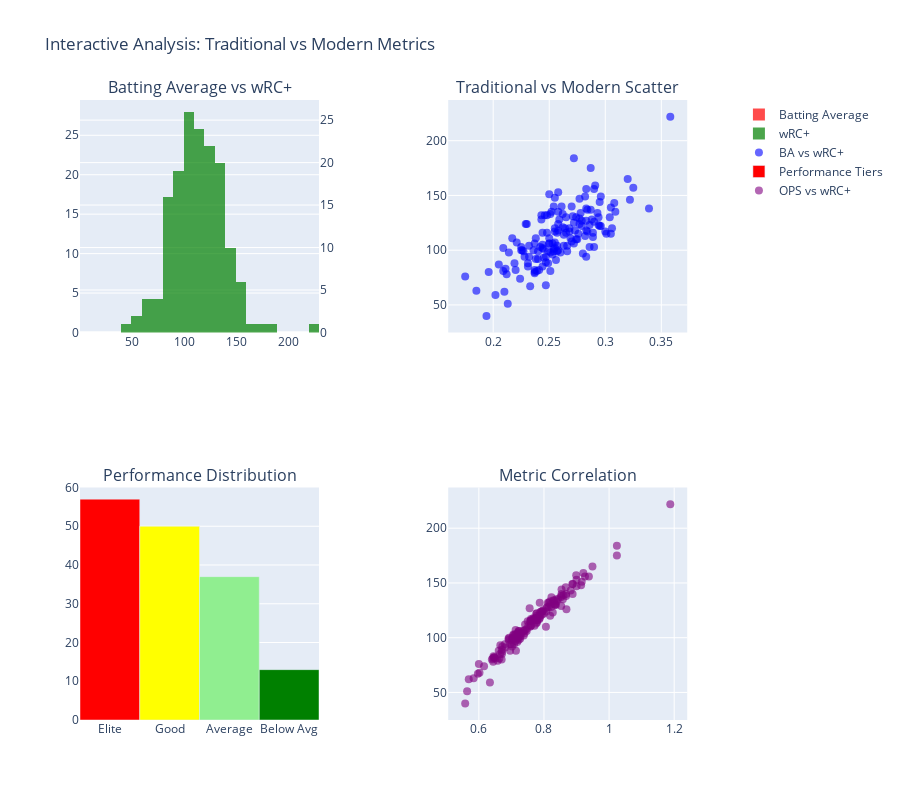

Notebook cell for this chart:
### Markdown cell above
### Interactive Distribution Comparison

Let's create an interactive comparison using Plotly to better understand the distributions.

### Code cell
# Create interactive distribution comparison for hitting
if 'AVG' in hitting_2025.columns and 'wRC+' in hitting_2025.columns:
    fig = make_subplots(
        rows=2, cols=2,
        subplot_titles=('Batting Average vs wRC+', 'Traditional vs Modern Scatter', 
                       'Performance Distribution', 'Metric Correlation'),
        specs=[[{"secondary_y": True}, {"type": "scatter"}],
               [{"type": "histogram"}, {"type": "scatter"}]]
    )
    
    # Add distribution plots
    fig.add_trace(
        go.Histogram(x=hitting_2025['AVG'], name='Batting Average', opacity=0.7, nbinsx=30, marker_color='red'),
        row=1, col=1
    )
    fig.add_trace(
        go.Histogram(x=hitting_2025['wRC+'], name='wRC+', opacity=0.7, nbinsx=30, marker_color='green', yaxis='y2'),
        row=1, col=1, secondary_y=True
    )
    
    # Add scatter plot comparison
    fig.add_trace(
        go.Scatter(
            x=hitting_2025['AVG'], 
            y=hitting_2025['wRC+'],
            mode='markers',
            name='BA vs wRC+',
            text=hitting_2025['Name'] if 'Name' in hitting_2025.columns else None,
            hovertemplate='<b>%{text}</b><br>BA: %{x:.3f}<br>wRC+: %{y:.0f}<extra></extra>',
            marker=dict(size=8, color='blue', opacity=0.6)
        ),
        row=1, col=2
    )
    
    # Performance tiers
    performance_tiers = pd.cut(hitting_2025['wRC+'], bins=[0, 80, 100, 120, 200], 
                              labels=['Below Avg', 'Average', 'Good', 'Elite'])
    tier_counts = performance_tiers.value_counts()
    
    fig.add_trace(
        go.Bar(
            x=tier_counts.index,
            y=tier_counts.values,
            name='Performance Tiers',
            marker_color=['red', 'yellow', 'lightgreen', 'green']
        ),
        row=2, col=1
    )
    
    # Create correlation matrix for available metrics
    if 'OPS' in hitting_2025.columns:
        fig.add_trace(
            go.Scatter(
                x=hitting_2025['OPS'],
                y=hitting_2025['wRC+'],
                mode='markers',
                name='OPS vs wRC+',
                marker=dict(size=8, color='purple', opacity=0.6),
                hovertemplate='OPS: %{x:.3f}<br>wRC+: %{y:.0f}<extra></extra>'
            ),
            row=2, col=2
        )
    
    fig.update_layout(
        title='Interactive Analysis: Traditional vs Modern Metrics',
        height=800,
        showlegend=True
    )
    
    fig.show()
    
    print("\n🎯 Interactive Features:")
    print("• Hover over data points to see player details")
    print("• Use zoom and pan to explore relationships")
    print("• Toggle traces on/off using the legend")
else:
    print("Required columns not available for interactive analysis")

### Figure 1 — Plotly figure (JSON) as saved in the notebook; plotly's stock layout.template omitted (floating-point values rounded to 4 significant figures; data arrays with more than 128 entries replaced by an {"elided": "..."} marker saying what was removed)
{"data": [{"marker": {"color": "red"}, "name": "Batting Average", "nbinsx": 30, "opacity": 0.7, "type": "histogram", "x": {"elided": "158 float values"}, "xaxis": "x", "yaxis": "y"}, {"marker": {"color": "green"}, "name": "wRC+", "nbinsx": 30, "opacity": 0.7, "type": "histogram", "x": {"elided": "158 int values"}, "xaxis": "x", "yaxis": "y2"}, {"hovertemplate": "<b>%{text}</b><br>BA: %{x:.3f}<br>wRC+: %{y:.0f}<extra></extra>", "marker": {"color": "blue", "opacity": 0.6, "size": 8}, "mode": "markers", "name": "BA vs wRC+", "text": {"elided": "158 str values"}, "type": "scatter", "x": {"elided": "158 float values"}, "xaxis": "x2", "y": {"elided": "158 int values"}, "yaxis": "y3"}, {"marker": {"color": ["red", "yellow", "lightgreen", "green"]}, "name": "Performance Tiers", "type": "bar", "x": ["Elite", "Good", "Average", "Below Avg"], "xaxis": "x3", "y": [57, 50, 37, 13], "yaxis": "y4"}, {"hovertemplate": "OPS: %{x:.3f}<br>wRC+: %{y:.0f}<extra></extra>", "marker": {"color": "purple", "opacity": 0.6, "size": 8}, "mode": "markers", "name": "OPS vs wRC+", "type": "scatter", "x": {"elided": "158 float values"}, "xaxis": "x4", "y": {"elided": "158 int values"}, "yaxis": "y5"}], "layout": {"annotations": [{"font": {"size": 16}, "showarrow": false, "text": "Batting Average vs wRC+", "x": 0.185, "xanchor": "center", "xref": "paper", "y": 1, "yanchor": "bottom", "yref": "paper"}, {"font": {"size": 16}, "showarrow": false, "text": "Traditional vs Modern Scatter", "x": 0.755, "xanchor": "center", "xref": "paper", "y": 1, "yanchor": "bottom", "yref": "paper"}, {"font": {"size": 16}, "showarrow": false, "text": "Performance Distribution", "x": 0.185, "xanchor": "center", "xref": "paper", "y": 0.375, "yanchor": "bottom", "yref": "paper"}, {"font": {"size": 16}, "showarrow": false, "text": "Metric Correlation", "x": 0.755, "xanchor": "center", "xref": "paper", "y": 0.375, "yanchor": "bottom", "yref": "paper"}], "height": 800, "showlegend": true, "title": {"text": "Interactive Analysis: Traditional vs Modern Metrics"}, "xaxis": {"anchor": "y", "domain": [0, 0.37]}, "xaxis2": {"anchor": "y3", "domain": [0.57, 0.94]}, "xaxis3": {"anchor": "y4", "domain": [0, 0.37]}, "xaxis4": {"anchor": "y5", "domain": [0.57, 0.94]}, "yaxis": {"anchor": "x", "domain": [0.625, 1]}, "yaxis2": {"anchor": "x", "overlaying": "y", "side": "right"}, "yaxis3": {"anchor": "x2", "domain": [0.625, 1]}, "yaxis4": {"anchor": "x3", "domain": [0, 0.375]}, "yaxis5": {"anchor": "x4", "domain": [0, 0.375]}}}
